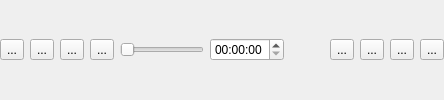
<?xml version="1.0" encoding="UTF-8"?>
<ui version="4.0">
 <class>MyMediaPlayer</class>
 <widget class="QWidget" name="MyMediaPlayer">
  <property name="windowTitle">
   <string>Form</string>
  </property>
  <layout class="QVBoxLayout" name="verticalLayout">
   <property name="leftMargin">
    <number>0</number>
   </property>
   <property name="topMargin">
    <number>0</number>
   </property>
   <property name="rightMargin">
    <number>0</number>
   </property>
   <property name="bottomMargin">
    <number>0</number>
   </property>
   <item>
    <layout class="QHBoxLayout" name="horizontalLayout">
     <item>
      <widget class="QToolButton" name="btn_load">
       <property name="text">
        <string>...</string>
       </property>
      </widget>
     </item>
     <item>
      <widget class="QToolButton" name="btn_start">
       <property name="text">
        <string>...</string>
       </property>
      </widget>
     </item>
     <item>
      <widget class="QToolButton" name="btn_pause">
       <property name="text">
        <string>...</string>
       </property>
      </widget>
     </item>
     <item>
      <widget class="QToolButton" name="btn_stop">
       <property name="text">
        <string>...</string>
       </property>
      </widget>
     </item>
     <item>
      <widget class="QSlider" name="sl_movie">
       <property name="orientation">
        <enum>Qt::Horizontal</enum>
       </property>
      </widget>
     </item>
     <item>
      <widget class="QTimeEdit" name="te_position">
       <property name="frame">
        <bool>true</bool>
       </property>
       <property name="displayFormat">
        <string>HH:mm:ss</string>
       </property>
      </widget>
     </item>
     <item>
      <spacer name="horizontalSpacer">
       <property name="orientation">
        <enum>Qt::Horizontal</enum>
       </property>
       <property name="sizeHint" stdset="0">
        <size>
         <width>40</width>
         <height>20</height>
        </size>
       </property>
      </spacer>
     </item>
     <item>
      <widget class="QToolButton" name="btn_first">
       <property name="text">
        <string>...</string>
       </property>
      </widget>
     </item>
     <item>
      <widget class="QToolButton" name="btn_prev">
       <property name="text">
        <string>...</string>
       </property>
      </widget>
     </item>
     <item>
      <widget class="QToolButton" name="btn_next">
       <property name="text">
        <string>...</string>
       </property>
      </widget>
     </item>
     <item>
      <widget class="QToolButton" name="btn_last">
       <property name="text">
        <string>...</string>
       </property>
      </widget>
     </item>
    </layout>
   </item>
  </layout>
 </widget>
 <tabstops>
  <tabstop>btn_load</tabstop>
  <tabstop>btn_start</tabstop>
  <tabstop>btn_pause</tabstop>
  <tabstop>btn_stop</tabstop>
  <tabstop>sl_movie</tabstop>
  <tabstop>te_position</tabstop>
  <tabstop>btn_first</tabstop>
  <tabstop>btn_prev</tabstop>
  <tabstop>btn_next</tabstop>
  <tabstop>btn_last</tabstop>
 </tabstops>
 <resources/>
 <connections/>
</ui>
